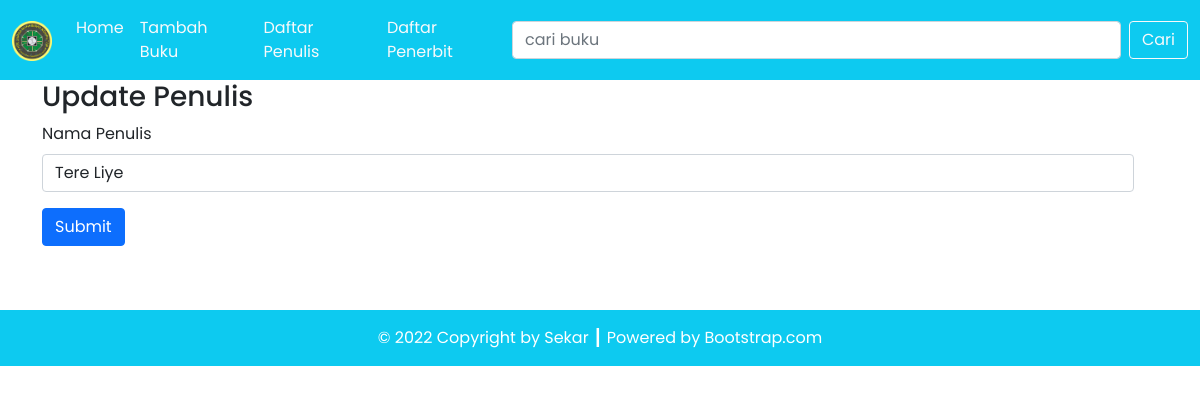
Page /tp3/updatepenulis.php?id=1 on the committed database.
### tables this page shows
CREATE TABLE `penulis` (
  `id_penulis` int(11) NOT NULL,
  `nama_penulis` varchar(100) NOT NULL
);

### tp3/classes/DB.php (called while the page is built, shortened)
<?php
class DB
{
    private $hostname;
    private $username;
    private $password;
    private $dbname;
    private $conn;
    function __construct($hostname, $username, $password, $dbname)
    {
        $this->hostname = $hostname;
        $this->username = $username;
        $this->password = $password;
        $this->dbname = $dbname;
    }
    function open()
    {
        $this->conn = mysqli_connect($this->hostname, $this->username, $this->password, $this->dbname);
    }
    function execute($query)
    {
        $this->result = mysqli_query($this->conn, $query);
    }
}

### tp3/classes/Penulis.php (called while the page is built, shortened)
<?php
class Penulis extends DB
{
    function getPenulisById($id)
    {
        $query = "SELECT * FROM penulis WHERE id_penulis=$id";
        return $this->execute($query);
    }
}
?>

### tp3/classes/Template.php (the view, shortened to what this page needs)
<?php
class Template
{
    var $content = '';
    function __construct($filename = '')
    {
        $this->content = implode('', @file($filename));
    }
    function clear()
    {
        $this->content = preg_replace("/DATA_[A-Z|_|0-9]+/", "", $this->content);
    }
    function write()
    {
        print $this->content;
    }
    function replace($old = '', $new = '')
    {
        if (is_int($new)) {
            $value = sprintf("%d", $new);
        } elseif (is_float($new)) {
            $value = sprintf("%f", $new);
        } elseif (is_array($new)) {
            $value = '';
            foreach ($new as $item) {
                $value .= $item . ' ';
            }
        } else {
            $value = $new;
        }
        $this->content = preg_replace("/$old/", $value, $this->content);
    }
}

### rows in the picture
penulis: nama_penulis+id_penulis (picture), nama_penulis "Tere Liye"
